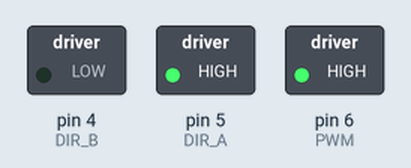
A sketch run on a simulated Arduino Uno, built with avr-gcc and run on an emulated ATmega328P. Shown: switched loads named in the sketch (green lamp = pin HIGH).

Above: at 0.1 s.
Timing chart, 0 to 1.6 s (numbered marks = the images above):
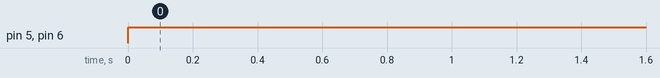

The sketch:

Motor.ino
```cpp
/*
SparkFun Tinker Kit
Example sketch 9

SparkFun Motor Driver

Use the SparkFun Motor Driver to control the speed and direction of a motor

This sketch was written by SparkFun Electronics,
with lots of help from the Arduino community.
This code is completely free for any use.
Visit http://learn.sparkfun.com/products/2 for SIK information.
Visit http://www.arduino.cc to learn more about Arduino.
*/

//define the two direction logic pins and the speed / PWM pin
const int DIR_A = 5;
const int DIR_B = 4;
const int PWM = 6;

void setup()
{
//set all pins as output
pinMode(DIR_A, OUTPUT);
pinMode(DIR_B, OUTPUT);
pinMode(PWM, OUTPUT);


}

void loop()
{

digitalWrite(DIR_A, HIGH);
 digitalWrite(DIR_B, LOW);
 analogWrite(PWM, 255);

 }
```

Measured:
- by itself, pin 5 (DIR_A), pin 6 (PWM): LOW → HIGH at 0.00 s
